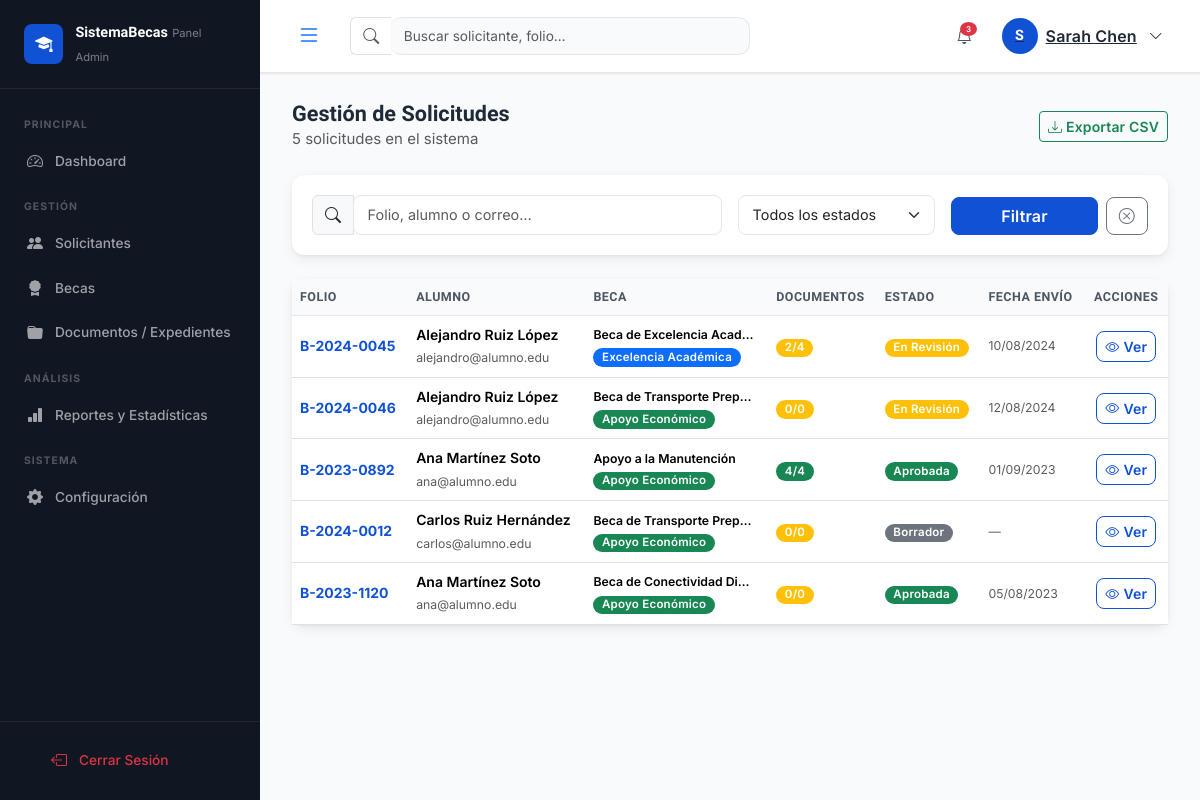
Screenshot of /index.php?c=admin&a=solicitudes (signed in) with the database file from the repository.
### tables this page shows
CREATE TABLE IF NOT EXISTS `solicitudes` (
    `id`             INT UNSIGNED     NOT NULL AUTO_INCREMENT,
    `folio`          VARCHAR(20)      NOT NULL,
    `usuario_id`     INT UNSIGNED     NOT NULL,
    `beca_id`        INT UNSIGNED     NOT NULL,
    `estado`         ENUM('borrador','enviada','en_revision','aprobada','rechazada','cancelada') NOT NULL DEFAULT 'borrador',
    `paso_actual`    TINYINT UNSIGNED NOT NULL DEFAULT 1 COMMENT '1=Info personal, 2=Info académica, 3=Revisión',
    `comentarios`    TEXT             DEFAULT NULL COMMENT 'Comentarios del administrador',
    `motivo_rechazo` TEXT             DEFAULT NULL,
    `fecha_envio`    DATETIME         DEFAULT NULL,
    `fecha_resolucion` DATETIME       DEFAULT NULL,
    `revisado_por`   INT UNSIGNED     DEFAULT NULL,
    `created_at`     DATETIME         NOT NULL DEFAULT CURRENT_TIMESTAMP,
    `updated_at`     DATETIME         NOT NULL DEFAULT CURRENT_TIMESTAMP ON UPDATE CURRENT_TIMESTAMP,
    PRIMARY KEY (`id`),
    UNIQUE KEY `uq_solicitudes_folio` (`folio`),
    KEY `fk_solicitudes_usuario`  (`usuario_id`),
    KEY `fk_solicitudes_beca`     (`beca_id`),
    KEY `fk_solicitudes_revisor`  (`revisado_por`),
    CONSTRAINT `fk_solicitudes_usuario`  FOREIGN KEY (`usuario_id`)   REFERENCES `usuarios` (`id`),
    CONSTRAINT `fk_solicitudes_beca`     FOREIGN KEY (`beca_id`)      REFERENCES `becas` (`id`),
    CONSTRAINT `fk_solicitudes_revisor`  FOREIGN KEY (`revisado_por`) REFERENCES `usuarios` (`id`)
);

CREATE TABLE IF NOT EXISTS `usuarios` (
    `id`                INT UNSIGNED    NOT NULL AUTO_INCREMENT,
    `rol_id`            TINYINT UNSIGNED NOT NULL DEFAULT 2,
    `nombre`            VARCHAR(100)    NOT NULL,
    `apellidos`         VARCHAR(100)    NOT NULL,
    `email`             VARCHAR(150)    NOT NULL,
    `password_hash`     VARCHAR(255)    NOT NULL,
    `curp`              CHAR(18)        DEFAULT NULL,
    `telefono`          VARCHAR(20)     DEFAULT NULL,
    `fecha_nacimiento`  DATE            DEFAULT NULL,
    `genero`            ENUM('M','F','Otro') DEFAULT NULL,
    `activo`            TINYINT(1)      NOT NULL DEFAULT 1,
    `ultimo_acceso`     DATETIME        DEFAULT NULL,
    `token_reset`       VARCHAR(100)    DEFAULT NULL,
    `token_expira`      DATETIME        DEFAULT NULL,
    `avatar`            VARCHAR(255)    DEFAULT NULL,
    `created_at`        DATETIME        NOT NULL DEFAULT CURRENT_TIMESTAMP,
    `updated_at`        DATETIME        NOT NULL DEFAULT CURRENT_TIMESTAMP ON UPDATE CURRENT_TIMESTAMP,
    PRIMARY KEY (`id`),
    UNIQUE KEY `uq_usuarios_email` (`email`),
    UNIQUE KEY `uq_usuarios_curp`  (`curp`),
    KEY `fk_usuarios_rol` (`rol_id`),
    CONSTRAINT `fk_usuarios_rol` FOREIGN KEY (`rol_id`) REFERENCES `roles` (`id`)
);

CREATE TABLE IF NOT EXISTS `becas` (
    `id`              INT UNSIGNED     NOT NULL AUTO_INCREMENT,
    `categoria_id`    TINYINT UNSIGNED NOT NULL,
    `nivel_id`        TINYINT UNSIGNED NOT NULL,
    `nombre`          VARCHAR(200)     NOT NULL,
    `descripcion`     TEXT             DEFAULT NULL,
    `monto`           DECIMAL(10,2)    NOT NULL DEFAULT 0.00,
    `tipo_monto`      ENUM('mensual','semestral','anual','pago_unico') NOT NULL DEFAULT 'mensual',
    `promedio_minimo` DECIMAL(3,1)     DEFAULT NULL,
    `cupo_maximo`     SMALLINT UNSIGNED DEFAULT NULL,
    `fecha_inicio`    DATE             NOT NULL,
    `fecha_fin`       DATE             NOT NULL,
    `fecha_publicacion` DATE           DEFAULT NULL,
    `estado`          ENUM('borrador','publicada','cerrada','suspendida') NOT NULL DEFAULT 'borrador',
    `imagen_url`      VARCHAR(255)     DEFAULT NULL,
    `requisitos`      TEXT             DEFAULT NULL,
    `documentos_req`  TEXT             DEFAULT NULL COMMENT 'JSON array of required document types',
    `creado_por`      INT UNSIGNED     NOT NULL,
    `created_at`      DATETIME         NOT NULL DEFAULT CURRENT_TIMESTAMP,
    `updated_at`      DATETIME         NOT NULL DEFAULT CURRENT_TIMESTAMP ON UPDATE CURRENT_TIMESTAMP,
    PRIMARY KEY (`id`),
    KEY `fk_becas_categoria` (`categoria_id`),
    KEY `fk_becas_nivel`     (`nivel_id`),
    KEY `fk_becas_creador`   (`creado_por`),
    CONSTRAINT `fk_becas_categoria` FOREIGN KEY (`categoria_id`) REFERENCES `categorias_beca` (`id`),
    CONSTRAINT `fk_becas_nivel`     FOREIGN KEY (`nivel_id`)     REFERENCES `niveles_educativos` (`id`),
    CONSTRAINT `fk_becas_creador`   FOREIGN KEY (`creado_por`)   REFERENCES `usuarios` (`id`)
);

CREATE TABLE IF NOT EXISTS `categorias_beca` (
    `id`          TINYINT UNSIGNED NOT NULL AUTO_INCREMENT,
    `nombre`      VARCHAR(80)      NOT NULL,
    `color_badge` VARCHAR(30)      DEFAULT 'primary',
    `icono`       VARCHAR(60)      DEFAULT 'bi-bookmark-star',
    PRIMARY KEY (`id`)
);

### views/admin/solicitudes.php (the view, shortened to what the rows shown need)
<?php
require_once BASE_PATH . '/includes/partials/head.php';
?>
<div class="admin-container">
    <div class="admin-main">
        <div class="admin-content">
            <div class="page-header d-flex justify-content-between align-items-center mb-4">
                <div>
                    <h2 class="page-title">Gestión de Solicitudes</h2>
                </div>
            </div>
            <div class="card card-shadow">
                <div class="card-body p-0">
                    <div class="table-responsive">
                        <table class="table table-hover align-middle mb-0">
                            <thead class="table-light">
                                <tr>
                                    <th>Folio</th>
                                    <th>Alumno</th>
                                    <th>Beca</th>
                                    <th>Documentos</th>
                                    <th>Estado</th>
                                    <th>Fecha Envío</th>
                                    <th class="text-center">Acciones</th>
                                </tr>
                            </thead>
                            <tbody>
                            <?php foreach ($solicitudes as $s): ?>
                            <tr>
                                <td class="fw-bold text-primary"><?= e($s['folio']) ?></td>
                                <td>
                                    <div class="fw-semibold"><?= e($s['alumno']) ?></div>
                                    <small class="text-muted"><?= e($s['alumno_email']) ?></small>
                                </td>
                                <td>
                                    <div class="small fw-semibold text-truncate" style="max-width:160px">
                                        <?= e($s['beca']) ?>
                                    </div>
                                    <span class="badge bg-<?= e($s['color_badge']) ?> small">
                                        <?= e($s['categoria']) ?>
                                    </span>
                                </td>
                                <td>
                                    <span class="badge bg-<?= $s['docs_ok'] >= $s['total_docs'] && $s['total_docs'] > 0 ? 'success' : 'warning' ?>">
                                        <?= $s['docs_ok'] ?>/<?= $s['total_docs'] ?>
                                    </span>
                                </td>
                                <td><?= badgeEstado($s['estado']) ?></td>
                                <td class="small text-muted">
                                    <?= $s['fecha_envio'] ? formatDate($s['fecha_envio']) : '—' ?>
                                </td>
                                <td class="text-center">
                                    <a href="<?= BASE_URL ?>/index.php?c=admin&a=solicitudDetalle&id=<?= $s['id'] ?>"
                                       class="btn btn-sm btn-outline-primary">
                                        <i class="bi bi-eye me-1"></i>Ver
                                    </a>
                                </td>
                            </tr>
                            <?php endforeach; ?>
                            </tbody>
                        </table>
                    </div>
                </div>
            </div>
        </div>
    </div>
</div>
<?php require_once BASE_PATH . '/includes/partials/footer_scripts.php'; ?>

### includes/helpers.php (shortened to what the rows shown need)
<?php
function e(string $str): string
{
    return htmlspecialchars($str, ENT_QUOTES | ENT_SUBSTITUTE, 'UTF-8');
}
function formatDate(string $date, string $format = 'd/m/Y'): string
{
    return date($format, strtotime($date));
}
function badgeEstado(string $estado): string
{
    $map = [
        'borrador'    => ['secondary', 'Borrador'],
        'enviada'     => ['info',      'Enviada'],
        'en_revision' => ['warning',   'En Revisión'],
        'aprobada'    => ['success',   'Aprobada'],
        'rechazada'   => ['danger',    'Rechazada'],
        'cancelada'   => ['dark',      'Cancelada'],
    ];
    [$color, $label] = $map[$estado] ?? ['secondary', ucfirst($estado)];
    return "<span class=\"badge bg-{$color}\">" . e($label) . "</span>";
}
function paginar(int $total, int $pagina, int $porPagina = ITEMS_PER_PAGE): array
{
    $totalPaginas = (int) ceil($total / $porPagina);
    $pagina       = max(1, min($pagina, $totalPaginas));
    $offset       = ($pagina - 1) * $porPagina;
    return [
        'total'        => $total,
        'pagina'       => $pagina,
        'total_paginas'=> $totalPaginas,
        'por_pagina'   => $porPagina,
        'offset'       => $offset,
    ];
}

### rows the page displays
solicitudes: folio "B-2024-0045", alumno "Alejandro Ruiz López", usuario.email "alejandro@alumno.edu", beca.nombre "Beca de Excelencia Acad…", categorias_beca.nombre "Excelencia Académica", docs_ok "2", total_docs "4", label "En Revisión", fecha_envio "10/08/2024"
solicitudes: folio "B-2024-0046", alumno "Alejandro Ruiz López", usuario.email "alejandro@alumno.edu", beca.nombre "Beca de Transporte Prep…", categorias_beca.nombre "Apoyo Económico", docs_ok "0", total_docs "0", label "En Revisión", fecha_envio "12/08/2024"
solicitudes: folio "B-2023-0892", alumno "Ana Martínez Soto", usuario.email "ana@alumno.edu", beca.nombre "Apoyo a la Manutención", categorias_beca.nombre "Apoyo Económico", docs_ok "4", total_docs "4", label "Aprobada", fecha_envio "01/09/2023"
solicitudes: folio "B-2024-0012", alumno "Carlos Ruiz Hernández", usuario.email "carlos@alumno.edu", beca.nombre "Beca de Transporte Prep…", categorias_beca.nombre "Apoyo Económico", docs_ok "0", total_docs "0", label "Borrador"
solicitudes: folio "B-2023-1120", alumno "Ana Martínez Soto", usuario.email "ana@alumno.edu", beca.nombre "Beca de Conectividad Di…", categorias_beca.nombre "Apoyo Económico", docs_ok "0", total_docs "0", label "Aprobada", fecha_envio "05/08/2023"

### other values shown
$initials "S"
Session::get('user_name', 'Admin') "Sarah Chen"
$paginacion['total'] "5"
